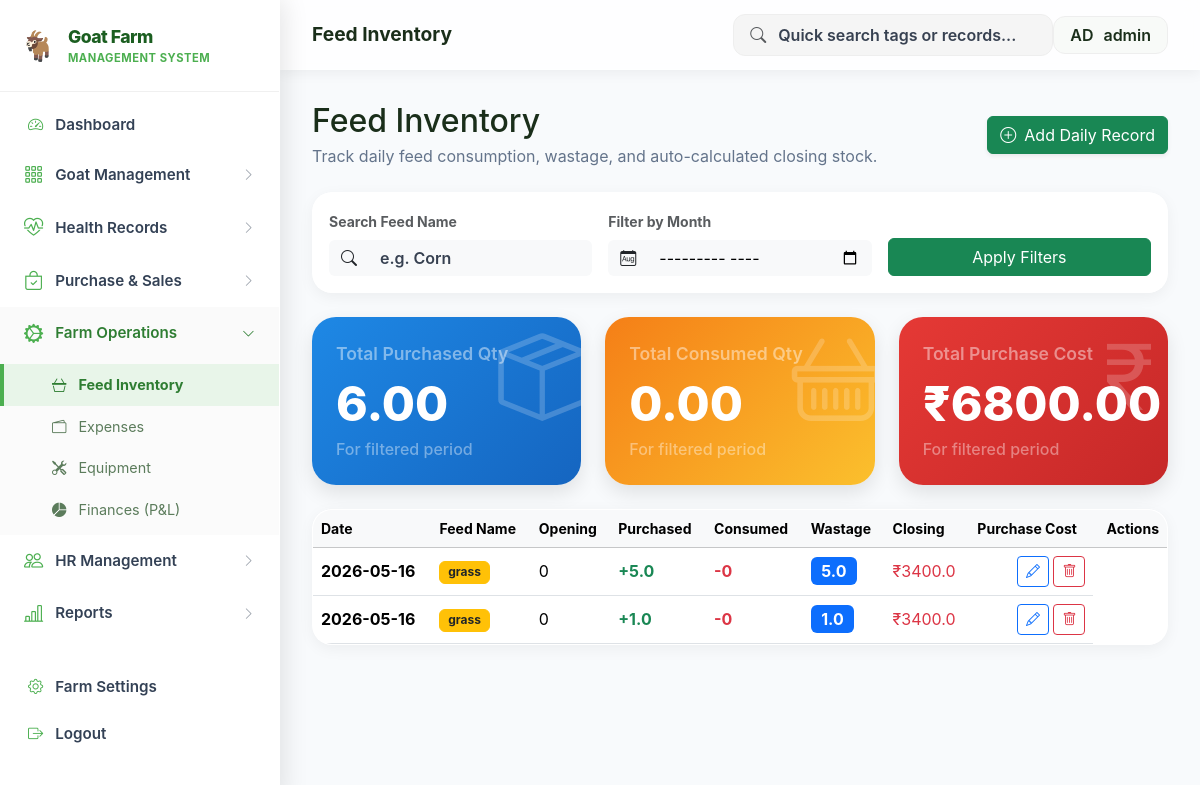
Page /feed (signed in) on the earlier database version.
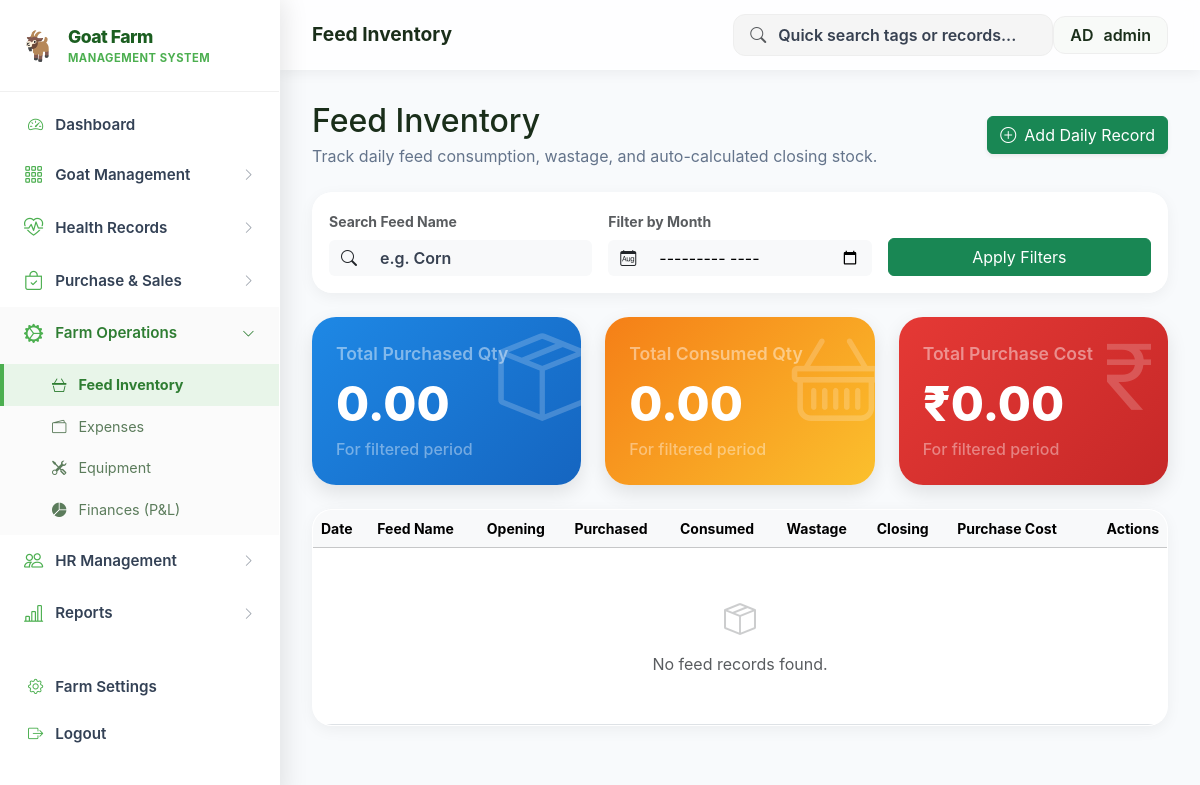
Same page on the later database version.
### tables this page shows
CREATE TABLE feed_inventory (
        id INTEGER PRIMARY KEY AUTOINCREMENT,
        feed_name TEXT,
        opening_stock REAL,
        purchased_qty REAL,
        used_qty REAL,
        closing_stock REAL,
        unit TEXT,
        cost_per_unit REAL,
        total_cost REAL,
        purchase_date DATE,
        supplier TEXT,
        alert_level REAL
    , purchase_id INTEGER);

### Project_goatfarm.py (the view)
@app.route('/feed')
def feed():
    db = get_db()
    records = db.execute('SELECT * FROM feed_inventory ORDER BY id DESC').fetchall()
    summary = db.execute('SELECT SUM(opening_stock) as opening, SUM(purchased_qty) as total_purchased, SUM(used_qty) as total_used, SUM(total_cost) as total_cost, SUM(closing_stock) as closing FROM feed_inventory').fetchone()
    return render_template('feed.html', records=records, summary=summary)

### Project_goatfarm.py (called while the page is built)
def get_db():
    conn = sqlite3.connect(DB_FILE)
    conn.row_factory = sqlite3.Row
    return conn

@app.before_request
def require_login():
    allowed_routes = ['login', 'static', 'register', 'verify_otp', 'goats', 'goat_detail']
    if request.endpoint not in allowed_routes and 'user_id' not in session:
        return redirect(url_for('login'))

### templates/feed.html (shortened to what the changed rows need)
{% extends 'layout.html' %}
{% block content %}
<div class="page-header mb-4 d-flex justify-content-between align-items-center">
    <div>
        <h2 class="fw-800 text-dark mb-1">Feed Inventory</h2>
    </div>
</div>
<div class="row mb-4">
    <div class="col-md-4">
        <div class="stat-card" style="background: linear-gradient(135deg, #1e88e5, #1565c0);">
            <i class="bi bi-box-seam stat-icon"></i>
            <div class="stat-label text-white-50">Total Purchased Qty</div>
            <div class="stat-value text-white">{{ "%.2f"|format(summary.total_purchased or 0) }}</div>
            <div class="stat-sub text-white-50">For filtered period</div>
        </div>
    </div>
    <div class="col-md-4">
        <div class="stat-card expense" style="background: linear-gradient(135deg, #e53935, #c62828);">
            <i class="bi bi-currency-rupee stat-icon"></i>
            <div class="stat-label text-white-50">Total Purchase Cost</div>
            <div class="stat-value text-white">₹{{ "%.2f"|format(summary.total_cost or 0) }}</div>
            <div class="stat-sub text-white-50">For filtered period</div>
        </div>
    </div>
</div>
<div class="card border-0 overflow-hidden">
    <div class="table-responsive">
        <table class="table mb-0 align-middle">
            <thead class="table-light text-muted small fw-bold">
                <tr>
                    <th>Date</th>
                    <th>Feed Name</th>
                    <th>Opening</th>
                    <th>Purchased</th>
                    <th>Consumed</th>
                    <th>Wastage</th>
                    <th>Closing</th>
                    <th>Purchase Cost</th>
                    <th class="text-end">Actions</th>
                </tr>
            </thead>
            <tbody>
                {% for record in records %}
                <tr>
                    <td class="fw-bold">{{ record.purchase_date }}</td>
                    <td><span class="badge bg-warning text-dark border border-warning">{{ record.feed_name }}</span></td>
                    <td>{{ record.opening_stock or 0 }}</td>
                    <td class="text-success fw-bold">+{{ record.purchased_qty or 0 }}</td>
                    <td class="text-danger fw-bold">-{{ record.used_qty or 0 }}</td>
                    <td><span class="badge bg-primary fs-6">{{ record.closing_stock or 0 }}</span></td>
                    <td class="text-danger">₹{{ record.total_cost or 0 }}</td>
                    <td class="text-end">
                        <a href="{{ url_for('feed_edit', id=record.id) }}" class="btn btn-sm btn-outline-primary"><i class="bi bi-pencil"></i></a>
                        <form action="{{ url_for('feed_delete', id=record.id) }}" method="POST" class="d-inline" onsubmit="return confirm('Delete this record?');">
                            <button type="submit" class="btn btn-sm btn-outline-danger"><i class="bi bi-trash"></i></button>
                        </form>
                    </td>
                </tr>
                {% else %}
                <tr>
                    <td colspan="9" class="text-center py-5 text-muted">
                        <i class="bi bi-box-seam d-block mb-2" style="font-size: 2rem; opacity: 0.3;"></i>
                        No feed records found.
                    </td>
                </tr>
                {% endfor %}
            </tbody>
        </table>
    </div>
</div>
{% endblock %}

Differences in the rows shown:
removed feed_inventory: purchase_date "2026-05-16", feed_name "grass", opening_stock "0", purchased_qty "5.0", used_qty "0", closing_stock "5.0", total_cost "3400.0"
removed feed_inventory: purchase_date "2026-05-16", feed_name "grass", opening_stock "0", purchased_qty "1.0", used_qty "0", closing_stock "1.0", total_cost "3400.0"
Other differences:
{{ "%.2f"|format(summary.total_purchased or 0) }}: "6.00" → "0.00"
{{ "%.2f"|format(summary.total_cost or 0) }}: "6800.00" → "0.00"
text now shown: "No feed records found."
